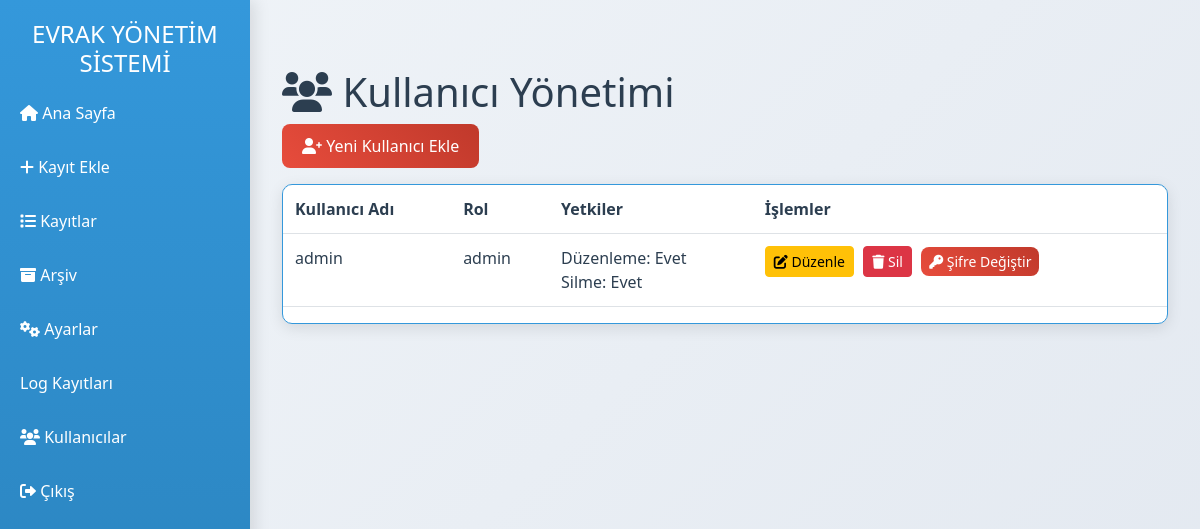
The app's page /admin/users (signed in) with its own data.
### app.py (models this page shows, shortened)
class User(UserMixin, db.Model):
    id = db.Column(db.Integer, primary_key=True)
    username = db.Column(db.String(50), unique=True, nullable=False)
    password_hash = db.Column(db.String(128), nullable=False)
    role = db.Column(db.String(20), nullable=False)
    permissions = db.Column(db.JSON, default={"can_edit": True, "can_delete": False})
    last_active = db.Column(db.DateTime, default=datetime.utcnow)
    def can(self, permission):
        return self.permissions.get(permission, False) if self.role != 'admin' else True

### app.py (the view)
@app.route('/admin/users')
@login_required
def admin_users():
    if current_user.role != 'admin':
        flash('Bu sayfaya yalnızca adminler erişebilir!', 'danger')
        return redirect(url_for('home'))
    users = User.query.all()
    return render_template('admin_users.html', users=users)

### app.py (called while the page is built)
@login_manager.user_loader
def load_user(user_id):
    return User.query.get(int(user_id))

@app.before_request
def update_last_active():
    if current_user.is_authenticated:
        current_user.last_active = datetime.utcnow()
        db.session.commit()

### templates/admin_users.html (shortened to what this page needs)
{% extends "base.html" %}
{% block content %}
<div class="container mt-5">
    <h1><i class="fas fa-users"></i> Kullanıcı Yönetimi</h1>
    <a href="{{ url_for('add_user') }}" class="btn btn-admin mb-3"><i class="fas fa-user-plus"></i> Yeni Kullanıcı Ekle</a>
    <div class="users-table">
        <table class="table">
            <thead>
                <tr>
                    <th>Kullanıcı Adı</th>
                    <th>Rol</th>
                    <th>Yetkiler</th>
                    <th>İşlemler</th>
                </tr>
            </thead>
            <tbody>
                {% for user in users %}
                <tr>
                    <td>{{ user.username }}</td>
                    <td>{{ user.role }}</td>
                    <td>
                        Düzenleme: {{ 'Evet' if user.can('can_edit') else 'Hayır' }}<br>
                        Silme: {{ 'Evet' if user.can('can_delete') else 'Hayır' }}
                    </td>
                    <td>
                        <a href="{{ url_for('edit_user', user_id=user.id) }}" class="btn btn-warning btn-sm btn-action"><i class="fas fa-edit"></i> Düzenle</a>
                        <form action="{{ url_for('delete_user', user_id=user.id) }}" method="POST" style="display:inline;">
                            <button type="submit" class="btn btn-danger btn-sm btn-action" onclick="return confirm('Bu kullanıcıyı silmek istediğinize emin misiniz?');"><i class="fas fa-trash"></i> Sil</button>
                        </form>
                        <button type="button" class="btn btn-primary btn-sm btn-action" data-bs-toggle="modal" data-bs-target="#changePasswordModal{{ user.id }}"><i class="fas fa-key"></i> Şifre Değiştir</button>
                    </td>
                </tr>
                {% endfor %}
            </tbody>
        </table>
    </div>
</div>
{% endblock %}

### static/css/style.css (style rules this page uses)
:root { --primary-blue: #3498db; --secondary-blue: #2980b9; --primary-red: #e74c3c; --secondary-red: #c0392b; --primary-green: #2ecc71; --secondary-green: #27ae60; --primary-orange: #e67e22; --secondary-orange: #d35400; }
body.light { background: linear-gradient(135deg, #f0f4f8, #e2e8f0); color: #2c3e50; }
.btn-primary { background: linear-gradient(45deg, var(--primary-red), var(--secondary-red)); border: none; border-radius: 8px; transition: all 0.3s ease; }

### templates/admin_users.html (style rules this page uses)
.users-table { background: #ffffff; border: 1px solid #3498db; border-radius: 10px; overflow: hidden; box-shadow: 0 4px 15px rgba(0, 0, 0, 0.1); }
.users-table thead { background: linear-gradient(45deg, #3498db, #2980b9); color: #ffffff; }
.users-table th, .users-table td { padding: 12px; color: #2c3e50; }
.btn-admin { background: linear-gradient(45deg, #e74c3c, #c0392b); border: none; padding: 10px 20px; border-radius: 8px; color: white; transition: all 0.3s ease; }
.btn-action { margin-right: 5px; }

### records on screen
User: username "admin", role "admin", role "Evet"
